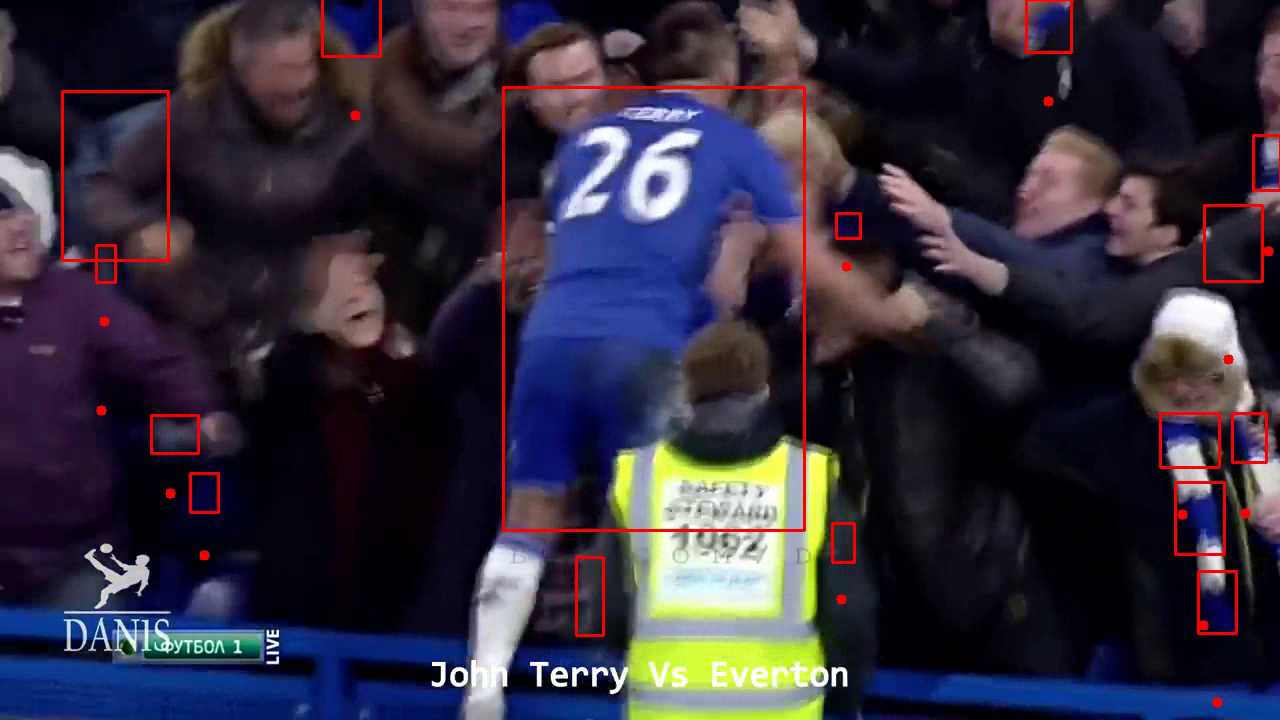
#> input picture frame 9 of output.avi, 1280 x 720 px, given in place of test.mp4, which was not available
$ python track_and_draw.py
#> lines starting #> are read from the running program, lines starting #| are printed output that depends on the picture; after the words box and inside, x2 and y2 are one past the last pixel; in counts of white or black regions, pixels touching at a corner belong together; pictures that were not available may be replaced by others from this repository, and a replacement may not be noted
import cv2
import numpy as np

# input the test video
cap = cv2.VideoCapture(r'test.mp4')

# chose a video output encoding method
# fourcc = int(cap.get(cv2.CAP_PROP_FOURCC))
fourcc = cv2.VideoWriter_fourcc(*'XVID')

# set fps of output video(same as input video)
fps = cap.get(cv2.CAP_PROP_FPS)
test = cap.get(cv2.CAP_PROP_FOURCC)

# set size of output video(same as input video)
size = (int(cap.get(cv2.CAP_PROP_FRAME_WIDTH)), int(cap.get(cv2.CAP_PROP_FRAME_HEIGHT)))

# generate the output video
out = cv2.VideoWriter('output.avi', fourcc, fps, size)


while cap.isOpened():

    # Take each frame
    ret, frame = cap.read()
#> frame is the input picture: shape (720, 1280, 3); mean B, G, R 59.7, 44.9, 51

    # if we get a frame(video is not over)
    if ret:

        # Convert BGR to HSV
        hsv = cv2.cvtColor(frame, cv2.COLOR_BGR2HSV)
#> hsv: shape (720, 1280, 3); mean H, S, V 116, 147.4, 71

        # define range of blue color in HSV
        lower_blue = np.array([110, 50, 50])
        upper_blue = np.array([130, 255, 255])

        # define range of red color in HSV
        lower_red = np.array([0, 50, 50])
        upper_red = np.array([10, 255, 255])

        # define range of white color in HSV
        lower_white = np.array([0, 0, 200])
        upper_white = np.array([255, 55, 255])

        # Threshold the HSV image to get only blue colors
        mask_blue = cv2.inRange(hsv, lower_blue, upper_blue)
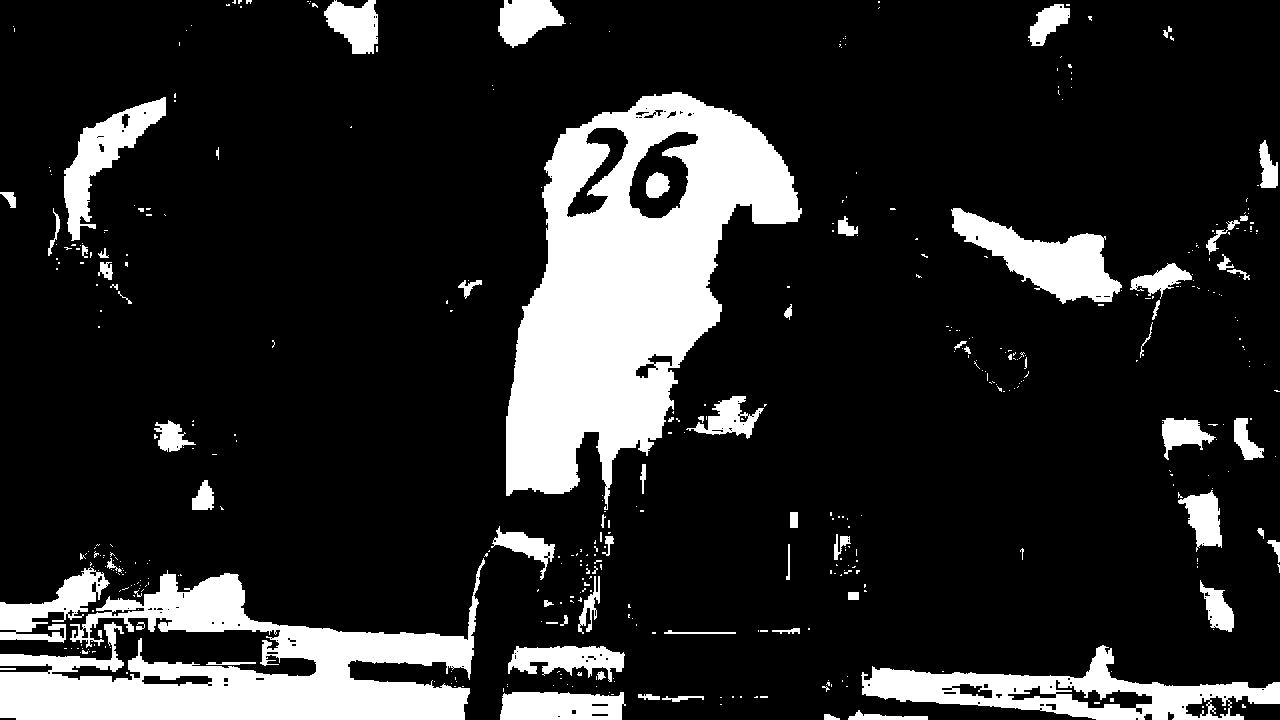
#> mask_blue: shape (720, 1280); 16.4% white; 455 white regions (381 under 20 px), largest, box (x1, y1, x2, y2) and area: (506, 92, 802, 510) 61744, (0, 558, 485, 720) 35869, (861, 645, 1280, 720) 11643
        mask_red = cv2.inRange(hsv, lower_red, upper_red)
#> mask_red: shape (720, 1280); 5.4% white; 410 white regions (276 under 20 px), largest, box (x1, y1, x2, y2) and area: (770, 214, 938, 356) 6421, (738, 0, 846, 212) 6219, (272, 0, 438, 132) 4627
        mask_white = cv2.inRange(hsv, lower_white, upper_white)
#> mask_white: shape (720, 1280); 3.4% white; 178 white regions (110 under 20 px)

        # Bitwise-AND mask and original image
        res_blue = cv2.bitwise_and(frame, frame, mask=mask_blue)
        res_red = cv2.bitwise_and(frame, frame, mask=mask_red)
        res_white = cv2.bitwise_and(frame, frame, mask=mask_white)
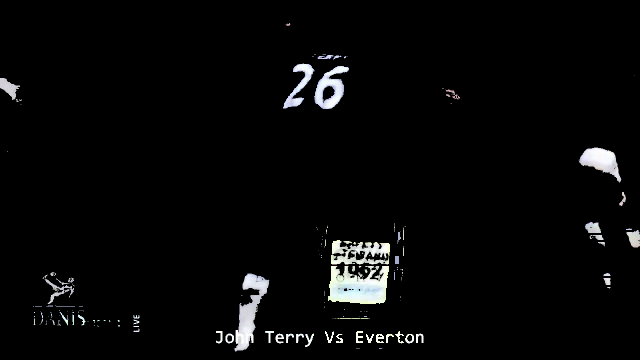
#> res_white: shape (720, 1280, 3) (shown at 1/2 size); mean B, G, R 7.8, 7.7, 7.5

        # uncommon code below to show video result in window
        # cv2.imshow('frame', frame)
        # cv2.imshow('mask', mask_blue)
        # cv2.imshow('res', res_white)

        # draw bounding box for the players
        cnts_blue = cv2.findContours(mask_blue.copy(), cv2.RETR_EXTERNAL, cv2.CHAIN_APPROX_SIMPLE)[-2]
#> cnts_blue = 448 contours, 390 with area under 20; largest, box (x1, y1, x2, y2) and area: (506, 92, 802, 510) 66733, (0, 558, 485, 720) 34988, (861, 645, 1280, 720) 13408, (951, 208, 1122, 304) 6781, (64, 97, 166, 241) 4522
        cnts_red = cv2.findContours(mask_red.copy(), cv2.RETR_EXTERNAL, cv2.CHAIN_APPROX_SIMPLE)[-2]
#> cnts_red = 409 contours, 316 with area under 20; largest, box (x1, y1, x2, y2) and area: (770, 214, 938, 356) 6639, (738, 0, 846, 212) 6344, (272, 0, 438, 132) 4378, (304, 250, 386, 349) 3880, (1050, 128, 1120, 204) 2290

        # retrieves only the extreme outer contours
        cnt_thresh = 10
        if len(cnts_blue) > 0 or len(cnts_red) > 0:
            c = sorted(cnts_blue, key=cv2.contourArea, reverse=True)
#> c has the same summary as cnts_blue
            d = sorted(cnts_red, key=cv2.contourArea, reverse=True)
#> d has the same summary as cnts_red
            for i in range(len(c)):
                if cv2.contourArea(c[i]) < cnt_thresh:
                    break

                x, y, w, h = cv2.boundingRect(c[i])
                # [6 lines of commented-out code are left out]

                cv2.rectangle(frame, (x, y), (x + w, y + h), (0, 0, 255), 2)
                M = cv2.moments(c[i])
                # find the center of gravity of the players
                center = (int(M["m10"] / M["m00"]), int(M["m01"] / M["m00"]))
                # find the foot of the players
                foot = (center[0], int(center[1] + h*1.1))
                cv2.circle(frame, foot, 5, (0, 0, 255), -1)
#> this loop made 71 passes
#> (x, y, w, h, center, foot) on passes 1 to 8: (506, 92, 296, 418, (628, 276), (628, 735)), (0, 558, 485, 162, (237, 669), (237, 847)), (861, 645, 419, 75, (1069, 692), (1069, 774)), (951, 208, 171, 96, (1044, 258), (1044, 363)), (64, 97, 102, 144, (103, 154), (103, 312)), (0, 567, 110, 76, (52, 606), (52, 689)), (500, 692, 126, 28, (560, 706), (560, 736)), (508, 646, 117, 36, (566, 658), (566, 697))
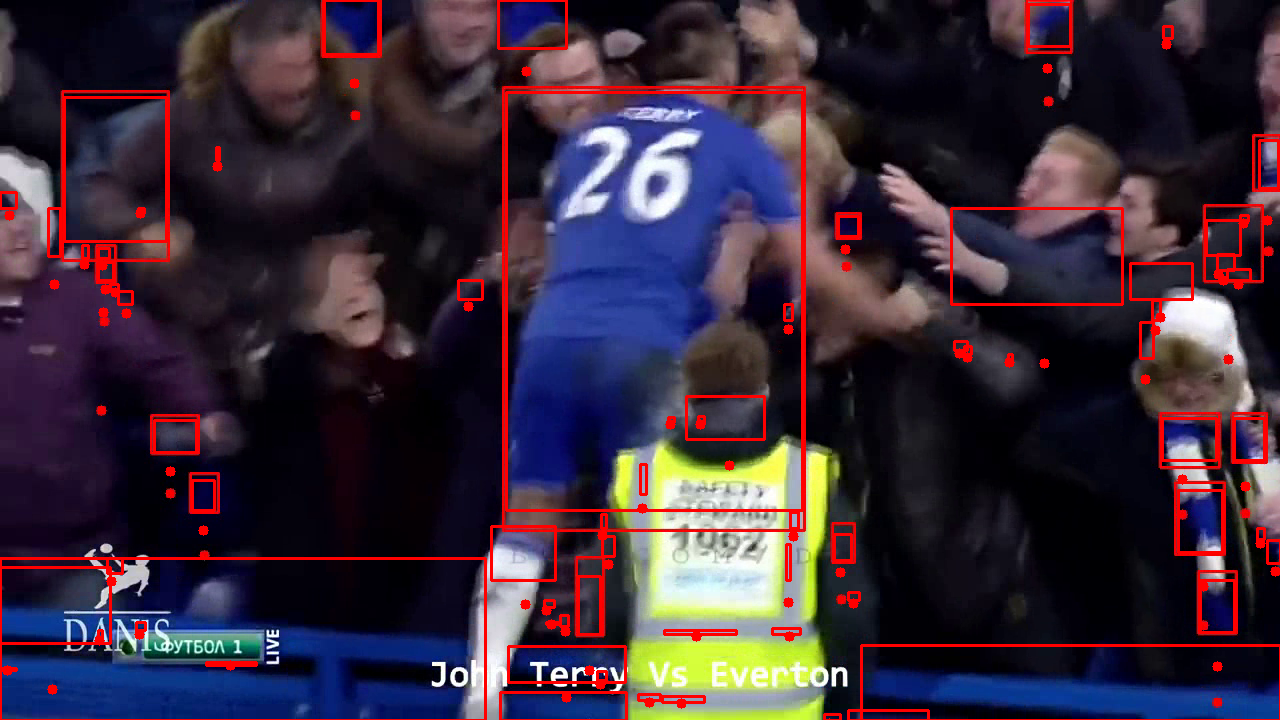
#> frame: shape (720, 1280, 3); 3.68% of pixels changed, all inside (x1, y1, x2, y2) = (0, 0, 1280, 720)

            for i in range(len(d)):
                if cv2.contourArea(d[i]) < cnt_thresh:
                    break

                x, y, w, h = cv2.boundingRect(d[i])
                cv2.rectangle(frame, (x, y), (x + w, y + h), (0, 255, 0), 2)
                M = cv2.moments(d[i])
                # find the center of gravity of the players
                center = (int(M["m10"] / M["m00"]), int(M["m01"] / M["m00"]))
                # find the foot of the players
                foot = (center[0], int(center[1] + h * 1.1))
                cv2.circle(frame, foot, 5, (0, 255, 0), -1)
#> this loop made 118 passes
#> (x, y, w, h, center, foot) on passes 1 to 8: (770, 214, 168, 142, (851, 289), (851, 445)), (738, 0, 108, 212, (792, 96), (792, 329)), (272, 0, 166, 132, (371, 76), (371, 221)), (304, 250, 82, 99, (347, 303), (347, 411)), (1050, 128, 70, 76, (1089, 165), (1089, 248)), (1162, 366, 64, 64, (1191, 391), (1191, 461)), (656, 26, 88, 80, (710, 69), (710, 157)), (128, 224, 64, 48, (161, 244), (161, 296))
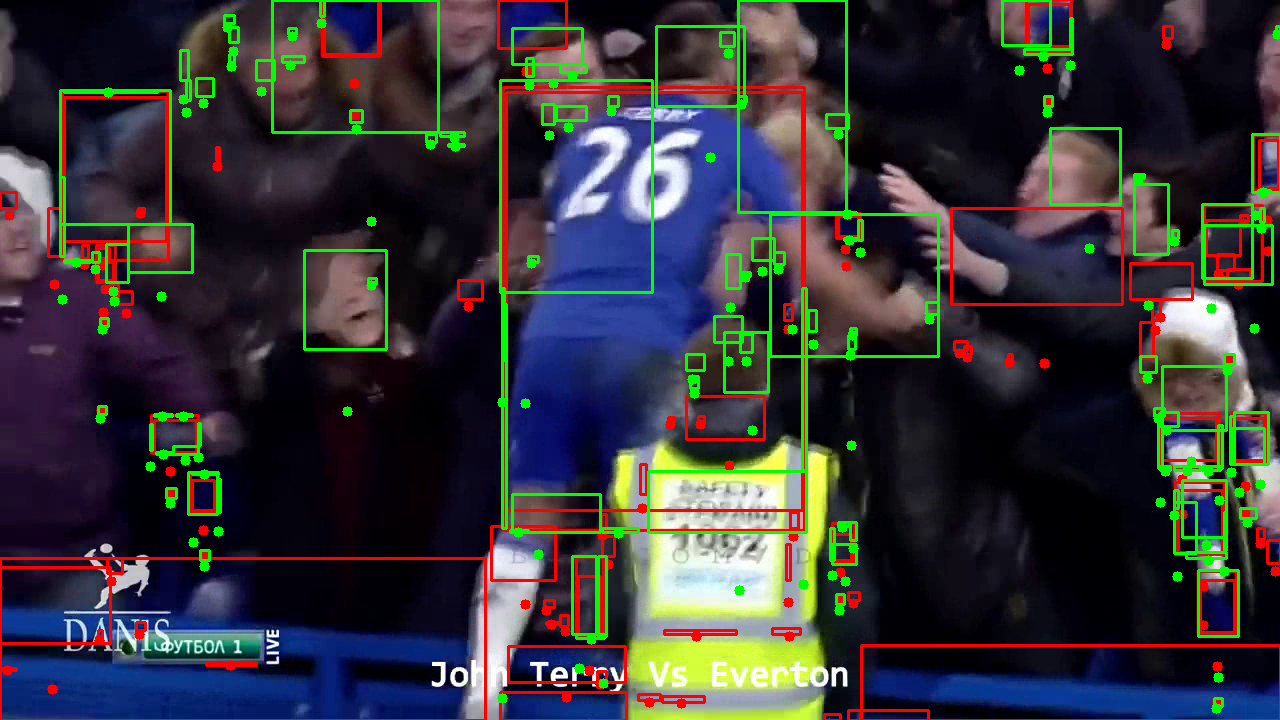
#> frame: shape (720, 1280, 3); 4.9% of pixels changed, all inside (x1, y1, x2, y2) = (57, 0, 1280, 714)

        out.write(frame)
    else:
        break

    if cv2.waitKey(80) & 0xFF == ord('q'):
#> (key q is pressed here)
        break
cap.release()
out.release()
cv2.destroyAllWindows()

$ run again, starting later in the video
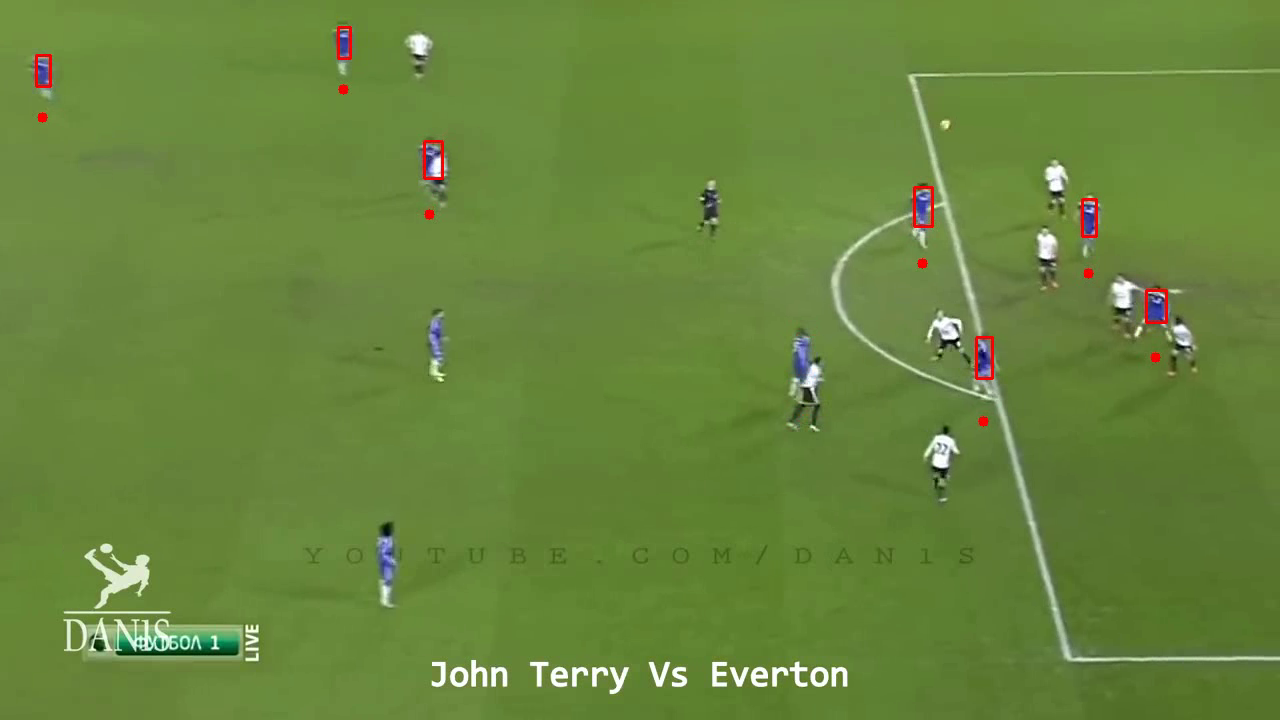
#> input picture frame 40 of output.avi, 1280 x 720 px, given in place of test.mp4, which was not available
#> frame is the input picture: shape (720, 1280, 3); mean B, G, R 60.3, 133.2, 103.6
#> hsv: shape (720, 1280, 3); mean H, S, V 43, 142.5, 134.2
#> `mask_blue = cv2.inRange(hsv, lower_blue, upper_blue)`:
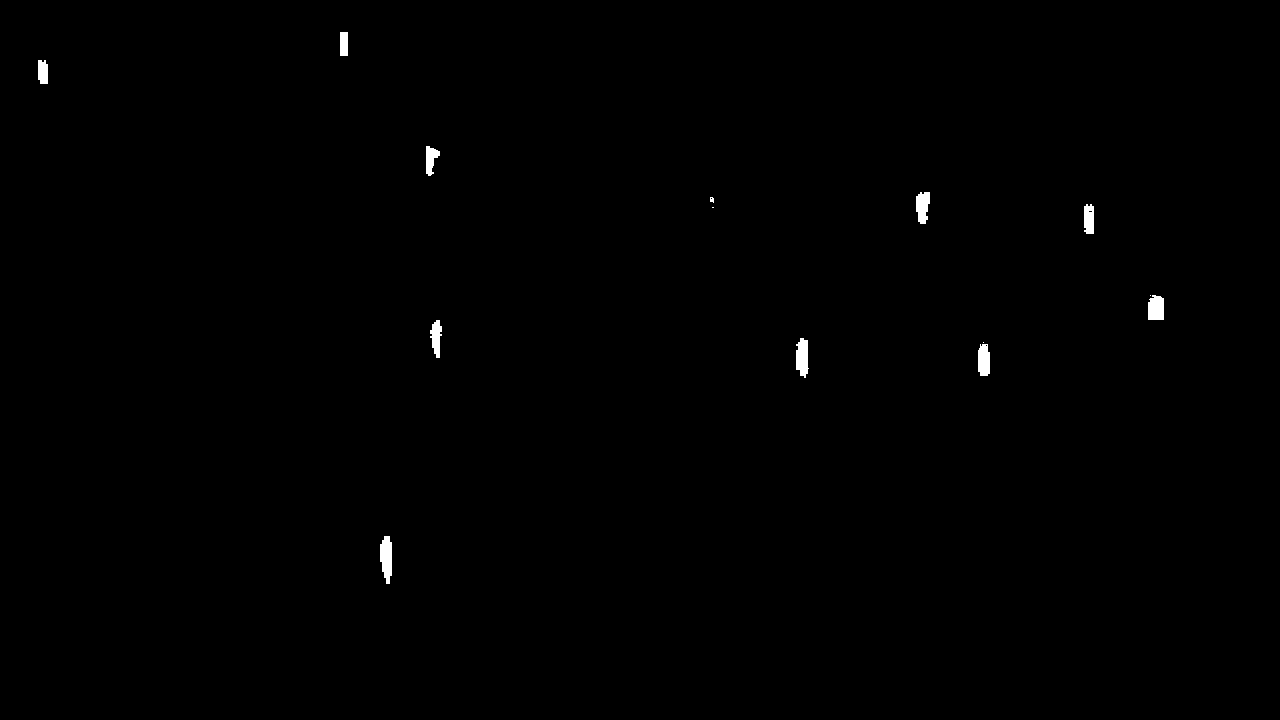
#> mask_blue: shape (720, 1280); 0.34% white; 14 white regions (4 under 20 px), largest, box (x1, y1, x2, y2) and area: (380, 536, 392, 584) 444, (796, 338, 809, 378) 397, (1148, 295, 1164, 320) 366
#> mask_red: shape (720, 1280); 0.27% white; 33 white regions (13 under 20 px), largest, box (x1, y1, x2, y2) and area: (912, 186, 934, 228) 361, (974, 336, 994, 380) 265, (1144, 288, 1168, 324) 254
#> mask_white: shape (720, 1280); 1.1% white; 152 white regions (92 under 20 px)
#> cnts_blue = 14 contours, 4 with area under 20; largest, box (x1, y1, x2, y2) and area: (380, 536, 392, 584) 388, (796, 338, 809, 378) 348, (1148, 295, 1164, 320) 327, (916, 192, 930, 224) 304, (978, 344, 990, 376) 302
#> cnts_red = 33 contours, 17 with area under 20; largest, box (x1, y1, x2, y2) and area: (912, 186, 934, 228) 808, (974, 336, 994, 380) 184, (1144, 288, 1168, 324) 160, (1080, 198, 1098, 238) 146, (34, 54, 52, 88) 146
#> c has the same summary as cnts_blue
#> d has the same summary as cnts_red
#> the loop `for i in range(len(c)):` made 12 passes
#> (x, y, w, h, center, foot) on passes 1 to 8: (380, 536, 12, 48, (386, 557), (386, 609)), (796, 338, 13, 40, (801, 356), (801, 400)), (1148, 295, 16, 25, (1155, 308), (1155, 335)), (916, 192, 14, 32, (922, 206), (922, 241)), (978, 344, 12, 32, (983, 360), (983, 395)), (430, 320, 12, 38, (435, 336), (435, 377)), (1084, 204, 10, 30, (1088, 218), (1088, 251)), (426, 146, 14, 30, (430, 158), (430, 191))
#> the loop `for i in range(len(d)):` made 21 passes
#> (x, y, w, h, center, foot) on passes 1 to 8: (912, 186, 22, 42, (922, 206), (922, 252)), (974, 336, 20, 44, (980, 352), (980, 400)), (1144, 288, 24, 36, (1153, 301), (1153, 340)), (1080, 198, 18, 40, (1085, 212), (1085, 256)), (34, 54, 18, 34, (40, 66), (40, 103)), (422, 140, 22, 26, (434, 147), (434, 175)), (336, 28, 4, 32, (337, 44), (337, 79)), (38, 112, 10, 10, (42, 116), (42, 127))
#> after the loop `for i in range(len(d)):`:
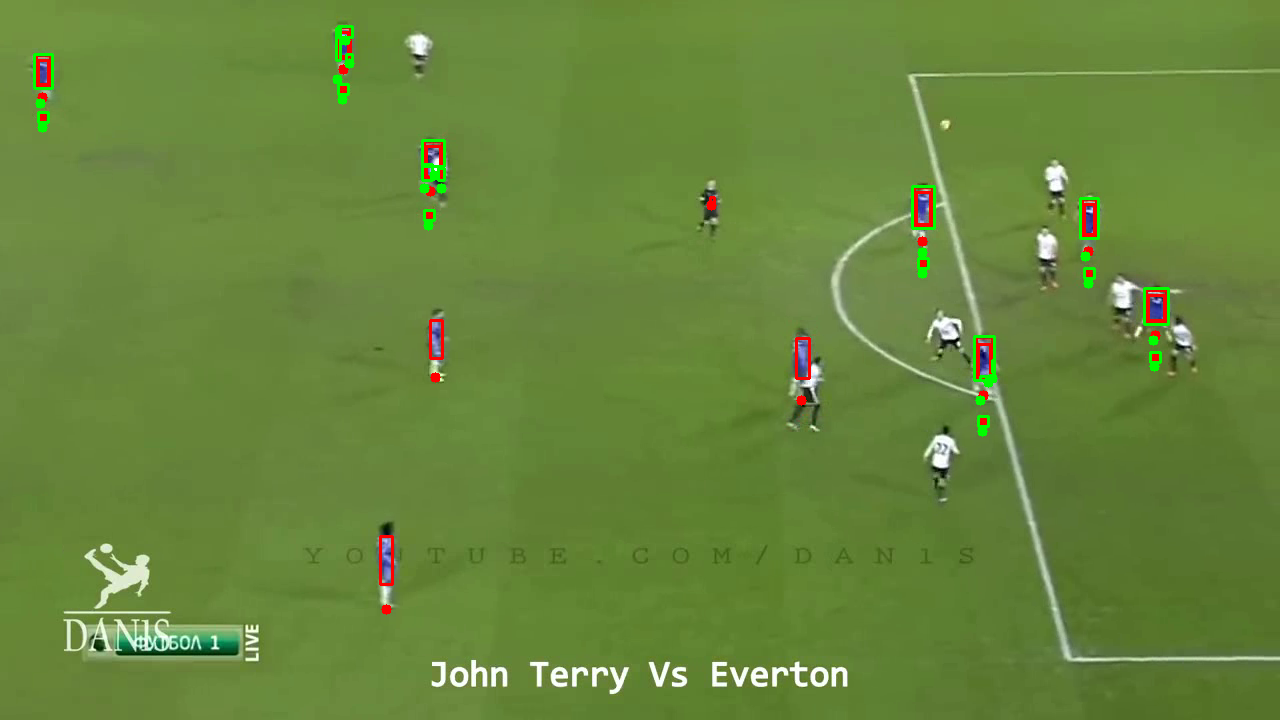
#> frame: shape (720, 1280, 3); mean B, G, R 59.6, 133.7, 103.3
